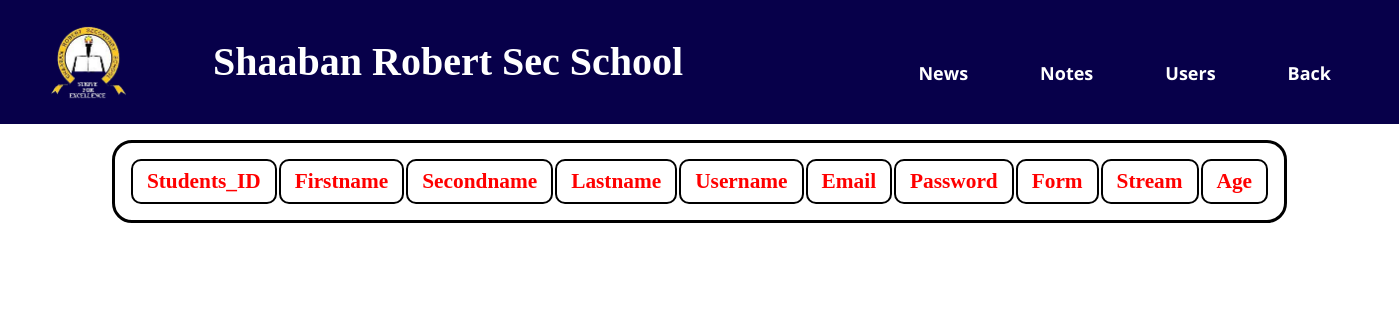
/users.php, run on an earlier commit of the app's database.
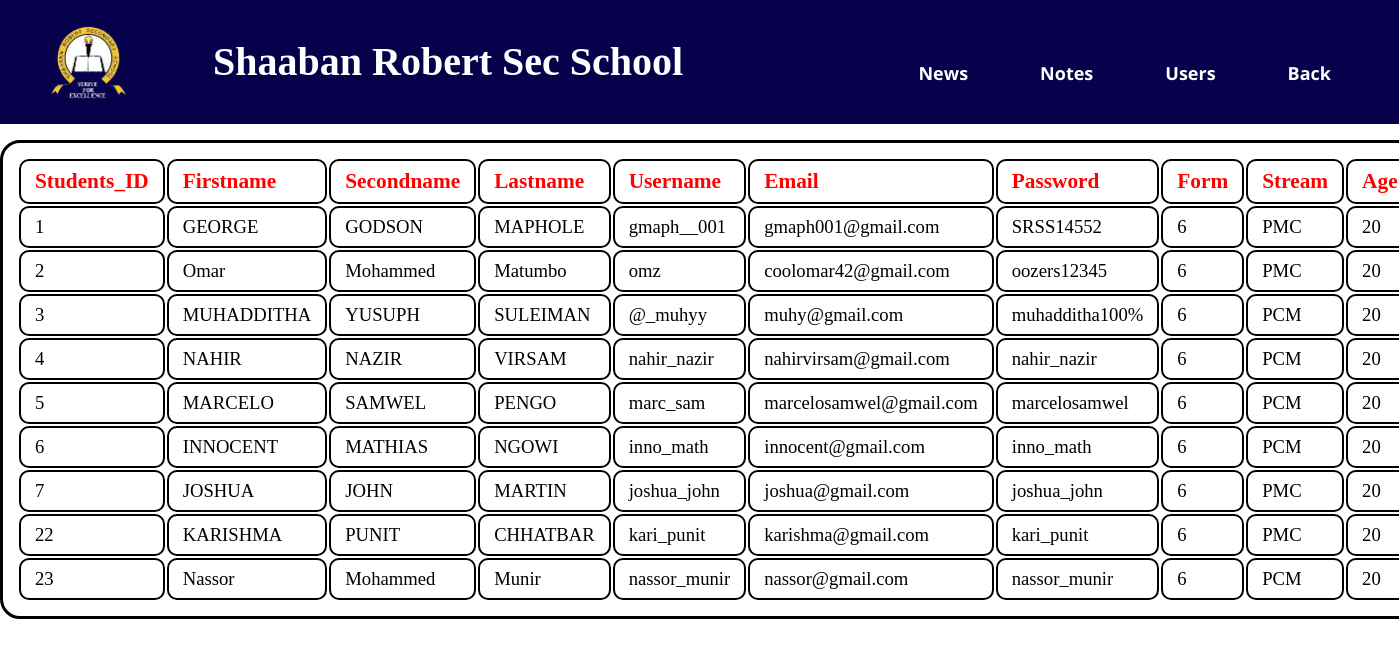
And on a later commit of the database.
### tables this page shows
CREATE TABLE `students` (
  `Students_ID` int(255) NOT NULL,
  `firstname` varchar(255) NOT NULL,
  `secondname` varchar(255) NOT NULL,
  `lastname` varchar(255) NOT NULL,
  `username` varchar(500) NOT NULL,
  `email` varchar(50) NOT NULL,
  `password` varchar(100) NOT NULL,
  `form` int(1) NOT NULL,
  `stream` varchar(3) NOT NULL,
  `age` int(2) NOT NULL,
  `photo` varchar(500) DEFAULT NULL,
  `OTP` int(6) DEFAULT NULL,
  `userkey` int(20) NOT NULL,
  `tarehe` int(50) NOT NULL
);

### users.php (the view, shortened to what this page needs)
<?php
     $uname = $_GET['uname'];
?>
<!DOCTYPE html>
<html lang="en">
<head>
     <link rel="stylesheet" type="text/css" href="navBar.css">
     <link rel="stylesheet" type="text/css" href="users.css">
</head>
<body>
     <nav class="navigation">
          <img src="media/images/srss-og.png" alt="shaaban robert logo" id="logo-img">
          <div class="menu">
               <span id="srss"><b>Shaaban Robert Sec School</b></span>
               <div class="horizontal_menu">
                    <ul type="none">
                         <?php
                              echo
                                   "<li><a href='upload_news.php?uname=$uname'>News</a></li>
                                   <li><a href='check.php?uname=$uname'>Notes</a></li>
                                   <li><a href='users.php?uname=$uname'>Users</a></li>
                                   <li><a href='home.php?uname=$uname'>Back</a></li>";
                         ?>
                    </ul>
               </div>
          </div>
     </nav>
     <center>
          <div class="body">
               <div class="data">
                    <table border="2">
                         <tr class="header">
                              <td>Students_ID</td>
                              <td>Firstname</td>
                              <td>Secondname</td>
                              <td>Lastname</td>
                              <td>Username</td>
                              <td>Email</td>
                              <td>Password</td>
                              <td>Form</td>
                              <td>Stream</td>
                              <td>Age</td>
                         </tr>
                              <?php
                                   require_once "config.php";
                                   $data = "SELECT * FROM students ORDER BY Students_ID";
                                   $result = mysqli_query( $db, $data );
                              ?>
                              <?php
                                   if( mysqli_num_rows($result) > 0 ) {
                                        for($i = 0; $i<mysqli_num_rows($result); $i++){
                                             $user = mysqli_fetch_array($result);
                              ?>
                                             <tr>
                                                  <td>
                                                       <?php
                                                            echo $user["Students_ID"];
                                                       ?>
                                                  </td>
                                                  <td>
                                                       <?php
                                                            echo $user["firstname"];
                                                       ?>
                                                  </td>
                                                  <td>
                                                       <?php
                                                            echo $user["secondname"];
                                                       ?>
                                                  </td>
                                                  <td>
                                                       <?php
                                                            echo $user["lastname"];
                                                       ?>
                                                  </td>
                                                  <td>
                                                       <?php
                                                            echo $user["username"];
                                                       ?>
                                                  </td>
                                                  <td>
                                                       <?php
                                                            echo $user["email"];
                                                       ?>
                                                  </td>
                                                  <td>
                                                       <?php
                                                            echo $user["password"];
                                                       ?>
                                                  </td>
                                                  <td>
                                                       <?php
                                                            echo $user["form"];
                                                       ?>
                                                  </td>
                                                  <td>
                                                       <?php
                                                            echo $user["stream"];
                                                       ?>
                                                  </td>
                                                  <td>
                                                       <?php
                                                            echo $user["age"];
                                                       ?>
                                                  </td>
                                             </tr>
                              <?php
                                        }
                                   }
                              ?>
                    </table>
               </div>
          </div>
     </center>
</body>
</html>

### navBar.css (style rules this page uses)
* { padding: 0; margin: 0; box-sizing: border-box; font-size: 'Open Sans' ,sans-serif; transition: 0.5s ease-in-out; }
.navigation { display: flex; justify-content: space-between; align-items: center; background-color: #07004a; padding: 8px; width: 100%; position: fixed; top: 0; z-index: 100; }
#logo-img { margin: 12px; margin-left: 42px; width: 80px; }
#srss { color: white; font-size: 250%; width: 800px; text-align: left; font-family: Old English Text MT; margin-left: -15vw; }
.menu { display: flex; align-items: center; justify-content: space-between; width: 70%; font-family: Open sans, sans-serif; font-weight: bold; }
.horizontal_menu { margin-left: 5%; font-size: 300%; }
.horizontal_menu ul { display: flex; align-items: center; justify-content: space-between; }
.navigation ul li a { text-decoration: none; padding: 12px; font-size: 18px; color: white; margin-right: 48px; transition: 0.3s ease-in-out; border-radius: 12px; }

### users.css (style rules this page uses)
.body { margin-top: 10%; }
.data { margin-top: 2vh; }
table { border: 3px solid black; border-radius: 20px; font-size: 14pt; padding: 1%; }
td { border: 2px solid black; border-radius: 10px; padding: 1vh 1vw; width: max-content; }
.header { font-weight: bold; font-family: Algerian; color: red; font-size: 16pt; }

What changed in the data, as far as the page shows it:
added students: Students_ID "1", firstname "GEORGE", secondname "GODSON", lastname "MAPHOLE", username "gmaph__001", email "gmaph001@gmail.com", password "SRSS14552", form "6", stream "PMC", age "20"
added students: Students_ID "2", firstname "Omar", secondname "Mohammed", lastname "Matumbo", username "omz", email "coolomar42@gmail.com", password "oozers12345", form "6", stream "PMC", age "20"
added students: Students_ID "3", firstname "MUHADDITHA", secondname "YUSUPH", lastname "SULEIMAN", username "@_muhyy", email "muhy@gmail.com", password "muhadditha100%", form "6", stream "PCM", age "20"
added students: Students_ID "4", firstname "NAHIR", secondname "NAZIR", lastname "VIRSAM", username "nahir_nazir", email "nahirvirsam@gmail.com", password "nahir_nazir", form "6", stream "PCM", age "20"
added students: Students_ID "5", firstname "MARCELO", secondname "SAMWEL", lastname "PENGO", username "marc_sam", email "marcelosamwel@gmail.com", password "marcelosamwel", form "6", stream "PCM", age "20"
added students: Students_ID "6", firstname "INNOCENT", secondname "MATHIAS", lastname "NGOWI", username "inno_math", email "innocent@gmail.com", password "inno_math", form "6", stream "PCM", age "20"
added students: Students_ID "7", firstname "JOSHUA", secondname "JOHN", lastname "MARTIN", username "joshua_john", email "joshua@gmail.com", password "joshua_john", form "6", stream "PMC", age "20"
added students: Students_ID "22", firstname "KARISHMA", secondname "PUNIT", lastname "CHHATBAR", username "kari_punit", email "karishma@gmail.com", password "kari_punit", form "6", stream "PMC", age "20"
added students: Students_ID "23", firstname "Nassor", secondname "Mohammed", lastname "Munir", username "nassor_munir", email "nassor@gmail.com", password "nassor_munir", form "6", stream "PCM", age "20"
